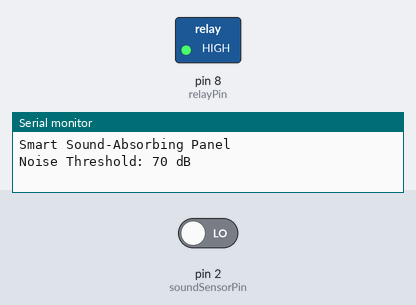
The sketch below on a simulated Arduino Uno, built with avr-gcc and run on an emulated ATmega328P. On the bench: switched loads named in the sketch (green lamp = pin HIGH), the last lines printed to the serial monitor. The test bench sets the inputs (shaded band); at power-on: pin 2 (soundSensorPin) LOW.

Above: at 1.2 s.
1.3 s: pin 2 (soundSensorPin) driven HIGH
At 2.2 s:
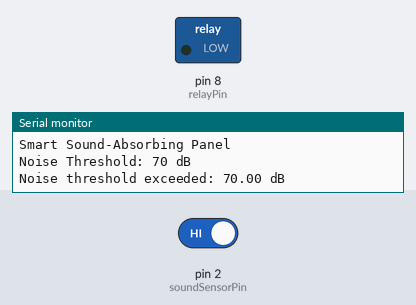
2.8 s: pin 2 (soundSensorPin) driven LOW
At 5.7 s:
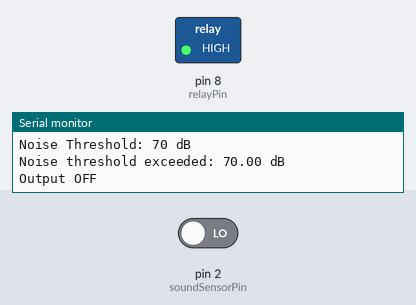
Timing chart, 0 to 7.2 s (numbered marks = the images above; inputs shaded):
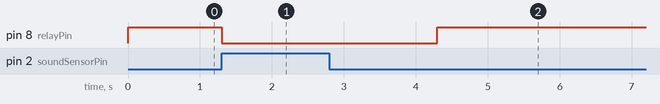

Measured:
- after the input at 1.3 s, pin 8 (relayPin): HIGH → LOW at once
- after the input at 2.8 s, pin 8 (relayPin): goes on until 4.3 s, then stays HIGH

The sketch:

smart_sound_absorbing_panel.ino
```cpp
// Smart Sound-Absorbing Panel
// Arduino Uno + KY-038 Sound Sensor + Relay
// Noise threshold: 70 dB (project specification)

const int soundSensorPin = 2;
const int relayPin = 8;

const float SOUND_THRESHOLD_DB = 70.0;

void setup() {
  pinMode(soundSensorPin, INPUT);
  pinMode(relayPin, OUTPUT);

  // Relay OFF initially
  digitalWrite(relayPin, HIGH);

  Serial.begin(9600);

  Serial.println("Smart Sound-Absorbing Panel");
  Serial.println("Noise Threshold: 70 dB");
}

void loop() {

  int soundState = digitalRead(soundSensorPin);

  if (soundState == HIGH) {

    // Noise threshold detected
    digitalWrite(relayPin, LOW);

    Serial.print("Noise threshold exceeded: ");
    Serial.print(SOUND_THRESHOLD_DB);
    Serial.println(" dB");

    delay(3000);

    // Turn relay OFF
    digitalWrite(relayPin, HIGH);

    Serial.println("Output OFF");
  }

  else {
    digitalWrite(relayPin, HIGH);
  }

  delay(100);
}
```
